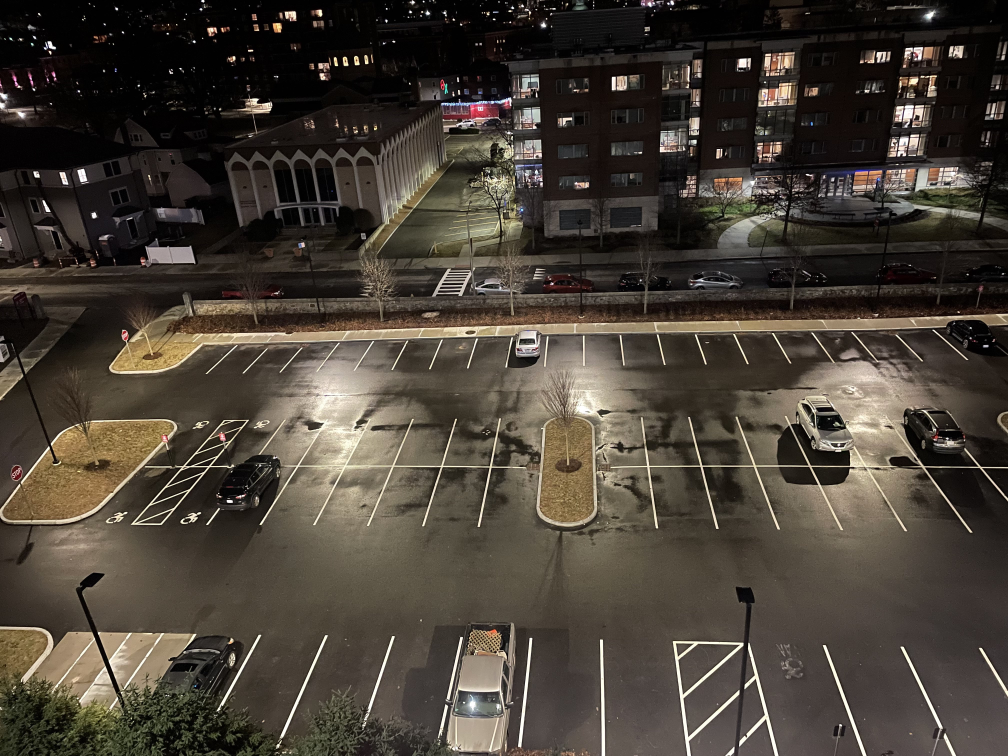
#> input picture backend/test-images/unity-1.jpg, 4032 x 3024 px (shown at 1/4 size)
$ python detection.py
#> lines starting #> are read from the running program, lines starting #| are printed output that depends on the picture
#> further down, im is the input picture: shape (3024, 4032, 3); mean B, G, R 54.8, 64.1, 71.7
import enum
import cv2 as cv
import yaml
import numpy as np

def draw_contours(image,
                  coordinates,
                  label,
                  font_color,
                  border_color=0x00ff00,
                  line_thickness=1,
                  font=cv.FONT_HERSHEY_SIMPLEX,
                  font_scale=0.5):
    cv.drawContours(image,
                         [coordinates],
                         contourIdx=-1,
                         color=border_color,
                         thickness=2,
                         lineType=cv.LINE_8)
    moments = cv.moments(coordinates)

    center = (int(moments["m10"] / moments["m00"]) - 3,
              int(moments["m01"] / moments["m00"]) + 3)

    cv.putText(image,
                    label,
                    center,
                    font,
                    font_scale,
                    font_color,
                    line_thickness,
                    cv.LINE_AA)


def apply(grayed, index, p, bounds, masks):
    coordinates = p

    rect = bounds[index]

    roi_gray = grayed[rect[1]:(rect[1] + rect[3]), rect[0]:(rect[0] + rect[2])]
    laplacian = cv.Laplacian(roi_gray, cv.CV_64F)

    #coordinates[:, 0] = coordinates[:, 0] - rect[0]
    #coordinates[:, 1] = coordinates[:, 1] - rect[1]

    status = np.mean(np.abs(laplacian * masks[index])) < 1.4

    return status


def analyze_frame(img, coords):
    bounds = []
    contours = []
    masks = []

    print(coords)

    for p in coords:
        p = np.array(p["coordinates"])
        rect = cv.boundingRect(p)

        new_coordinates = p.copy()
        new_coordinates[:, 0] = p[:, 0] - rect[0]
        new_coordinates[:, 1] = p[:, 1] - rect[1]

        mask = cv.drawContours(
            np.zeros((rect[3], rect[2]), dtype=np.uint8),
            [new_coordinates],
            contourIdx=-1,
            color=255,
            thickness=-1,
            lineType=cv.LINE_8)

        contours.append(p)
        bounds.append(rect)

        mask = mask == 255
        masks.append(mask)

    blurred = cv.GaussianBlur(img, (5, 5), 3)
    grayed = cv.cvtColor(blurred, cv.COLOR_BGR2GRAY)
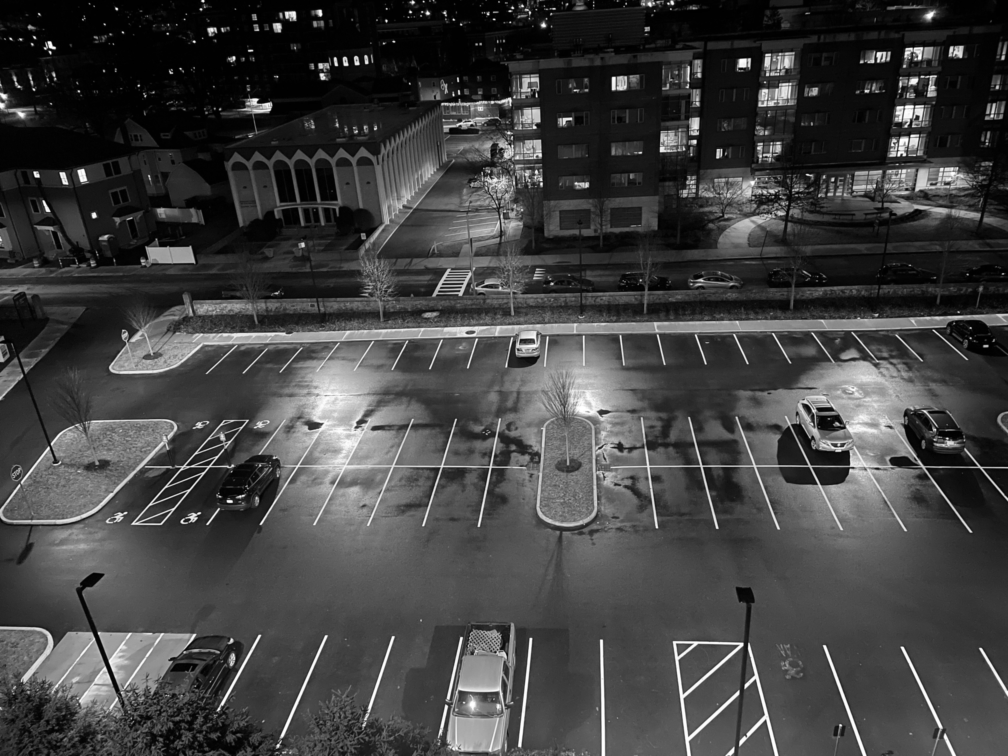
#> grayed: shape (3024, 4032) (shown at 1/4 size); min 0, max 255, mean 65.3

    for i, c in enumerate(coords):
        status = apply(grayed, i, c, bounds, masks)

        print(c)
        draw_contours(img, str(c["id"] + 1), 0x0000ff, 0xff0000 if status else 0x00ff00)
#> this loop made 1 pass
#> status on pass 1: False
#> pass 1, in apply, `roi_gray = grayed[rect[1]:(rect[1] + rect[3]), rect[0]:(rect[0] + rect..`:
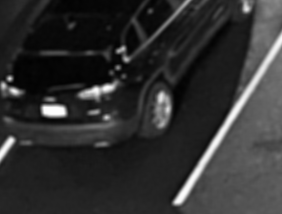
#> roi_gray: shape (214, 282); min 1, max 253, mean 48.8
#> pass 1, in apply, `laplacian = cv.Laplacian(roi_gray, cv.CV_64F)`:
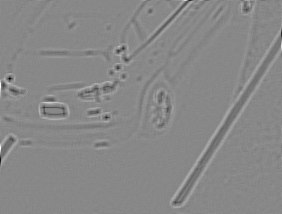
#> laplacian: shape (214, 282) float64; min -102, max 89, mean 0; drawn with min black and max white

    cv.imshow("win", img)
    cv.waitKey(0)

im = cv.imread("./test-images/unity-1.jpg")

with open("./data/unity-1.yml", "r") as data:
    pts = yaml.safe_load(data)

#> (the run stopped early here; a loop or call above may not have finished)

$ run again, with backend/test-images/unity-2.jpg copied over backend/test-images/unity-1.jpg
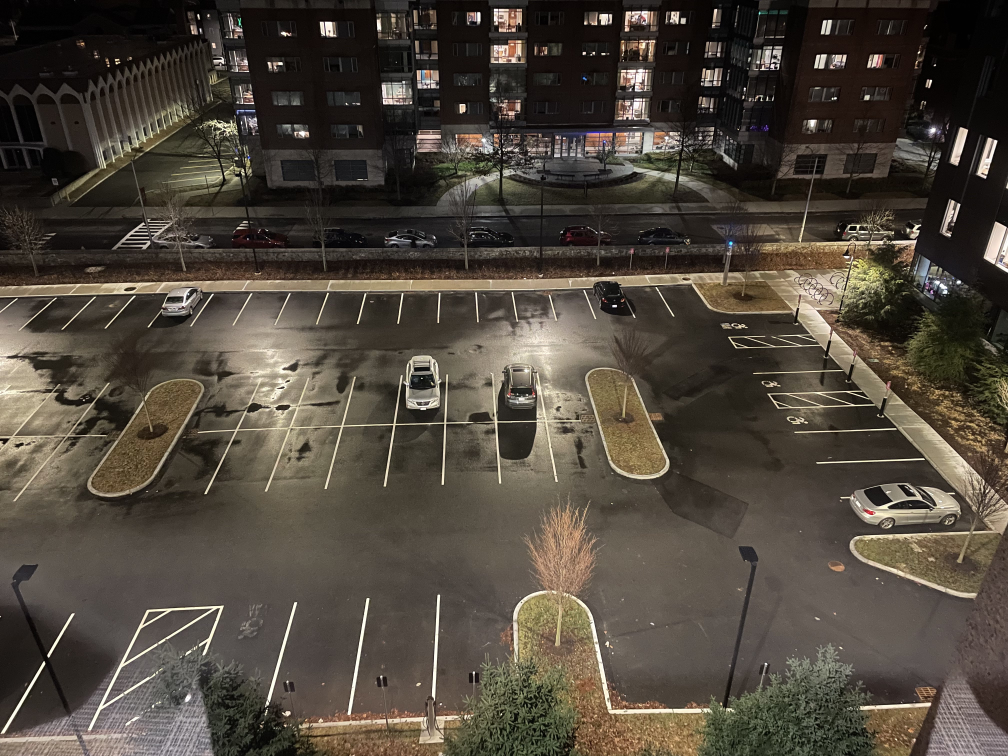
#> input picture backend/test-images/unity-2.jpg, 4032 x 3024 px (shown at 1/4 size)
#> im is the input picture: shape (3024, 4032, 3); mean B, G, R 60.8, 71.1, 79
#> the loop in analyze_frame, `for i, c in enumerate(coords):` made 1 pass
#> status on pass 1: True
#> pass 1, in apply, `roi_gray = grayed[rect[1]:(rect[1] + rect[3]), rect[0]:(rect[0] + rect..`:
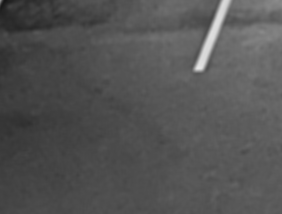
#> roi_gray: shape (214, 282); min 22, max 229, mean 83.6
#> pass 1, in apply, `laplacian = cv.Laplacian(roi_gray, cv.CV_64F)`:
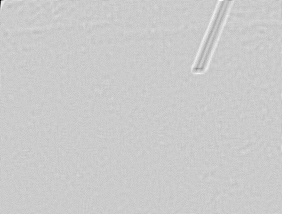
#> laplacian: shape (214, 282) float64; min -114, max 29, mean 0; drawn with min black and max white

$ run again, with backend/test-images/bartlett-1.jpg copied over backend/test-images/unity-1.jpg
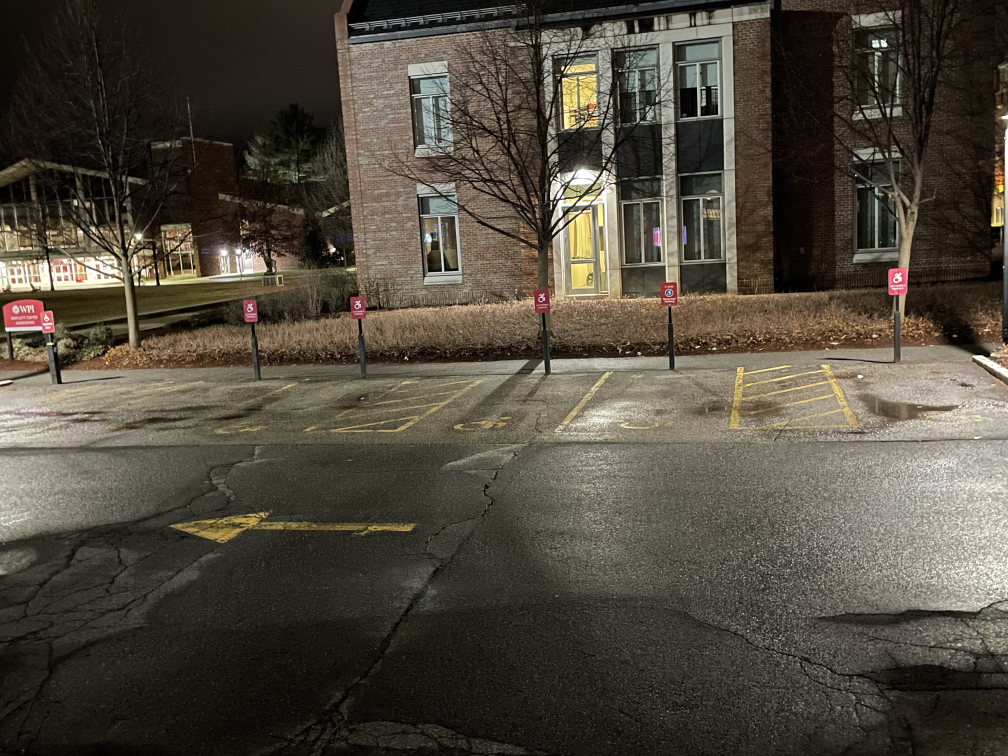
#> input picture backend/test-images/bartlett-1.jpg, 4032 x 3024 px (shown at 1/4 size)
#> im is the input picture: shape (3024, 4032, 3); mean B, G, R 61.7, 73.4, 79.9
#> the loop in analyze_frame, `for i, c in enumerate(coords):` made 1 pass
#> status on pass 1: True
#> pass 1, in apply, `roi_gray = grayed[rect[1]:(rect[1] + rect[3]), rect[0]:(rect[0] + rect..`:
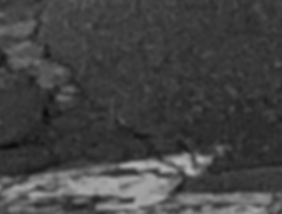
#> roi_gray: shape (214, 282); min 10, max 180, mean 66.8
#> pass 1, in apply, `laplacian = cv.Laplacian(roi_gray, cv.CV_64F)`:
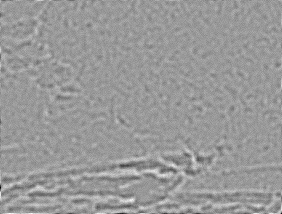
#> laplacian: shape (214, 282) float64; min -38, max 25, mean 0; drawn with min black and max white

$ run again, with backend/test-images/einhorn-1.jpg copied over backend/test-images/unity-1.jpg
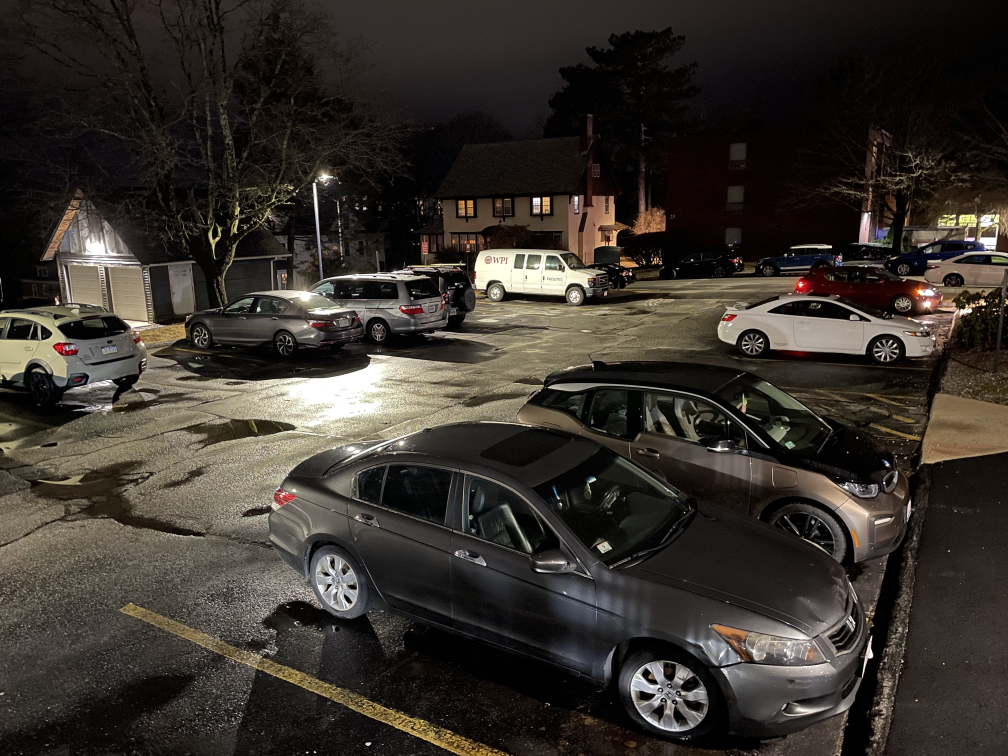
#> input picture backend/test-images/einhorn-1.jpg, 4032 x 3024 px (shown at 1/4 size)
#> im is the input picture: shape (3024, 4032, 3); mean B, G, R 44, 50.2, 55.9
#> the loop in analyze_frame, `for i, c in enumerate(coords):` made 1 pass
#> status on pass 1: False
#> pass 1, in apply, `roi_gray = grayed[rect[1]:(rect[1] + rect[3]), rect[0]:(rect[0] + rect..`:
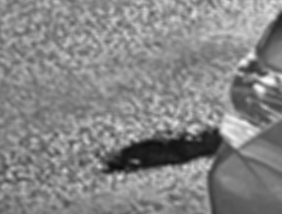
#> roi_gray: shape (214, 282); min 11, max 249, mean 133.6
#> pass 1, in apply, `laplacian = cv.Laplacian(roi_gray, cv.CV_64F)`:
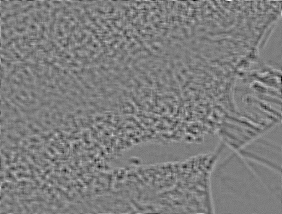
#> laplacian: shape (214, 282) float64; min -60, max 61, mean 0; drawn with min black and max white
